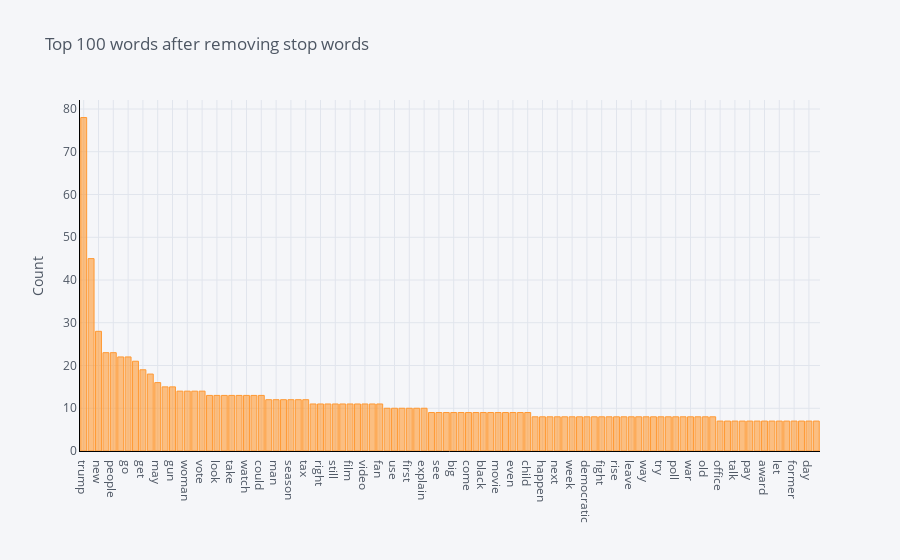

This figure's notebook cell:
### Code cell
plot_model()

### Figure 1 — Plotly figure (JSON) as saved in the notebook; plotly's stock layout.template omitted (floating-point values rounded to 4 significant figures)
{"data": [{"marker": {"color": "rgba(255, 153, 51, 0.6)", "line": {"color": "rgba(255, 153, 51, 1.0)", "width": 1}}, "name": "count", "orientation": "v", "text": "", "type": "bar", "x": ["trump", "say", "new", "year", "people", "make", "go", "want", "get", "call", "may", "state", "gun", "think", "woman", "election", "vote", "show", "look", "give", "take", "back", "watch", "plan", "could", "know", "man", "kill", "season", "help", "tax", "presidential", "right", "need", "still", "time", "film", "tell", "video", "end", "fan", "good", "use", "voter", "first", "push", "explain", "reveal", "see", "rule", "big", "student", "come", "campaign", "black", "well", "movie", "debate", "even", "change", "child", "hope", "happen", "game", "next", "find", "week", "family", "democratic", "would", "fight", "late", "rise", "law", "leave", "race", "way", "life", "try", "president", "poll", "political", "war", "bill", "old", "bad", "office", "teacher", "talk", "promise", "pay", "comment", "award", "love", "let", "keep", "former", "defend", "day", "assault"], "y": [78, 45, 28, 23, 23, 22, 22, 21, 19, 18, 16, 15, 15, 14, 14, 14, 14, 13, 13, 13, 13, 13, 13, 13, 13, 12, 12, 12, 12, 12, 12, 11, 11, 11, 11, 11, 11, 11, 11, 11, 11, 10, 10, 10, 10, 10, 10, 9, 9, 9, 9, 9, 9, 9, 9, 9, 9, 9, 9, 9, 9, 8, 8, 8, 8, 8, 8, 8, 8, 8, 8, 8, 8, 8, 8, 8, 8, 8, 8, 8, 8, 8, 8, 8, 8, 8, 7, 7, 7, 7, 7, 7, 7, 7, 7, 7, 7, 7, 7, 7]}], "layout": {"legend": {"bgcolor": "#F5F6F9", "font": {"color": "#4D5663"}}, "paper_bgcolor": "#F5F6F9", "plot_bgcolor": "#F5F6F9", "title": {"font": {"color": "#4D5663"}, "text": "Top 100 words after removing stop words"}, "xaxis": {"gridcolor": "#E1E5ED", "linecolor": "black", "showgrid": true, "tickfont": {"color": "#4D5663"}, "title": {"font": {"color": "#4D5663"}, "text": ""}, "zerolinecolor": "#E1E5ED"}, "yaxis": {"gridcolor": "#E1E5ED", "linecolor": "black", "showgrid": true, "tickfont": {"color": "#4D5663"}, "title": {"font": {"color": "#4D5663"}, "text": "Count"}, "zerolinecolor": "#E1E5ED"}}}
